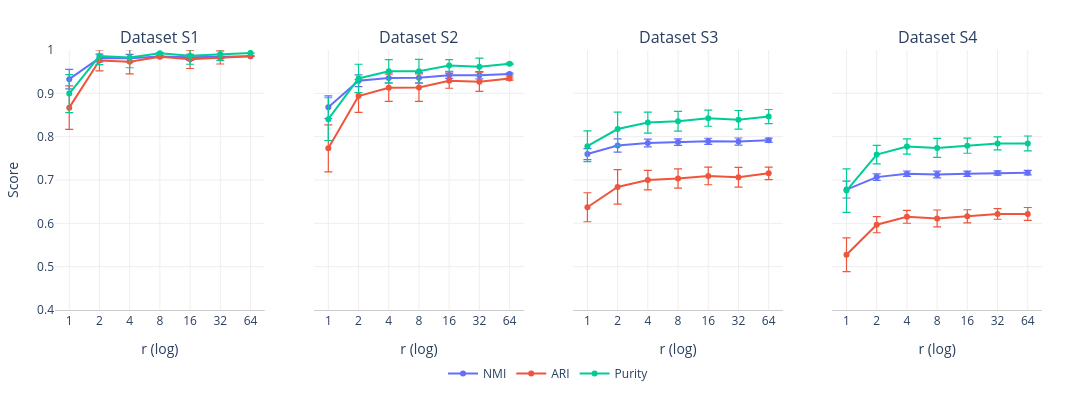

The code cell stored with this chart in its notebook:
### Code cell
import plotly.graph_objects as go
from plotly.subplots import make_subplots

# ── assume df is already loaded ───────────────────────────────────────────────
df = all_summaries.rename(columns={
    "level_0":    "dataset",
    "variable_0": "metric",
    "variable_1": "stat",
})

df_wide = df.pivot_table(
    index=["dataset", "experiment", "metric"],
    columns="stat",
    values="value"
).reset_index()

# ── constants ─────────────────────────────────────────────────────────────────
r_order   = ["r=1", "r=2", "r=4", "r=8", "r=16", "r=32", "r=64"]
r_values  = [1, 2, 4, 8, 16, 32, 64]
datasets  = ["s1", "s2", "s3", "s4"]
metrics   = ["NMI", "ARI", "Purity"]

PALETTE = {
    "NMI":    "#636EFA",
    "ARI":    "#EF553B",
    "Purity": "#00CC96",
}

# ── subplots: 1 row × 4 cols, y-axes truly shared ────────────────────────────
fig = make_subplots(
    rows=1, cols=4,
    subplot_titles=[f"Dataset {d.upper()}" for d in datasets],
    shared_yaxes=True,           # link scales, zoom, pan
)

show_legend = True

for col_idx, ds in enumerate(datasets, start=1):
    ds_df = df_wide[df_wide["dataset"] == ds]

    for metric in metrics:
        met_df = ds_df[ds_df["metric"] == metric]

        tr_df = (
            met_df[met_df["experiment"].isin(r_order)]
            .copy()
        )
        tr_df["r_val"] = tr_df["experiment"].str.replace("r=", "").astype(int)
        tr_df = tr_df.sort_values("r_val")

        fig.add_trace(
            go.Scatter(
                x=tr_df["r_val"],
                y=tr_df["mean"],
                error_y=dict(
                    type="data",
                    array=tr_df["std"].values,
                    visible=True,
                    thickness=1.2,
                    width=4,
                ),
                mode="lines+markers",
                name=metric,
                legendgroup=metric,
                showlegend=show_legend,
                line=dict(color=PALETTE[metric], width=2),
                marker=dict(size=6, color=PALETTE[metric]),
            ),
            row=1, col=col_idx,
        )

    show_legend = False   # legend entries only from first subplot

# ── x‑axes: always visible, log scale ────────────────────────────────────────
for col_idx in range(1, 5):
    fig.update_xaxes(
        type="log",
        tickvals=r_values,
        ticktext=[str(r) for r in r_values],
        title_text="r (log)",
        row=1, col=col_idx,
        showgrid=True,
        gridcolor="#EEEEEE",
        linecolor="#CCCCCC",
    )
# Grid on all axes – horizontal and vertical lines
for col_idx in range(1, 5):
    fig.update_xaxes(
        showgrid=True, gridcolor="#EEEEEE",  # vertical grid lines at x ticks
        row=1, col=col_idx,
    )
    fig.update_yaxes(
        showgrid=True, gridcolor="#EEEEEE",  # horizontal grid lines at y ticks
        row=1, col=col_idx,
    )
# ── y‑axes: shared, but only the first one shows title & tick labels ─────────
fig.update_yaxes(
    title_text="Score",         # shown on first subplot
    showticklabels=True,        # tick labels visible on first subplot
    row=1, col=1,
)

# For subsequent subplots, hide the y‑axis tick labels and title (default when
# shared_yaxes=True, but we make it explicit)
for col_idx in range(2, 5):
    fig.update_yaxes(
        showticklabels=False,   # hide numbers
        title_text=None,        # no “Score” text
        row=1, col=col_idx,
    )

# Apply the common y‑range once – all share the same axis
fig.update_yaxes(range=[0.4, 1.0], row=1, col=1)

# Style
fig.update_yaxes(
    showgrid=True,
    gridcolor="#EEEEEE",
    linecolor="#CCCCCC",
    row='all', col='all',
)

# ── layout ────────────────────────────────────────────────────────────────────
fig.update_layout(
    width=1600,
    height=400,
    plot_bgcolor="white",
    paper_bgcolor="white",
    legend=dict(
        orientation='h',
        yanchor='bottom', y=-0.30,
        xanchor='center', x=0.5,
        bgcolor='rgba(255,255,255,0.9)',
    ),
    margin=dict(t=50, b=50, l=50, r=50),
)

fig.show()

### Figure 1 — Plotly figure (JSON) as saved in the notebook; plotly's stock layout.template omitted (floating-point values rounded to 4 significant figures)
{"data": [{"error_y": {"array": [0.02239, 0.008844, 0.009126, 0.001748, 0.006976, 0.004902, 0.0007283], "thickness": 1.2, "type": "data", "visible": true, "width": 4}, "legendgroup": "NMI", "line": {"color": "#636EFA", "width": 2}, "marker": {"color": "#636EFA", "size": 6}, "mode": "lines+markers", "name": "NMI", "showlegend": true, "type": "scatter", "x": [1, 2, 4, 8, 16, 32, 64], "xaxis": "x", "y": [0.9327, 0.9814, 0.981, 0.985, 0.9832, 0.9849, 0.9857], "yaxis": "y"}, {"error_y": {"array": [0.05025, 0.02419, 0.02816, 0.002413, 0.02119, 0.01508, 0.0007814], "thickness": 1.2, "type": "data", "visible": true, "width": 4}, "legendgroup": "ARI", "line": {"color": "#EF553B", "width": 2}, "marker": {"color": "#EF553B", "size": 6}, "mode": "lines+markers", "name": "ARI", "showlegend": true, "type": "scatter", "x": [1, 2, 4, 8, 16, 32, 64], "xaxis": "x", "y": [0.8669, 0.9759, 0.9729, 0.9846, 0.9785, 0.9828, 0.9858], "yaxis": "y"}, {"error_y": {"array": [0.04385, 0.01969, 0.02384, 0.001184, 0.01963, 0.01448, 0.0003743], "thickness": 1.2, "type": "data", "visible": true, "width": 4}, "legendgroup": "Purity", "line": {"color": "#00CC96", "width": 2}, "marker": {"color": "#00CC96", "size": 6}, "mode": "lines+markers", "name": "Purity", "showlegend": true, "type": "scatter", "x": [1, 2, 4, 8, 16, 32, 64], "xaxis": "x", "y": [0.8994, 0.986, 0.9829, 0.9928, 0.9868, 0.9903, 0.9933], "yaxis": "y"}, {"error_y": {"array": [0.02603, 0.01362, 0.01181, 0.01198, 0.007466, 0.008401, 0.002048], "thickness": 1.2, "type": "data", "visible": true, "width": 4}, "legendgroup": "NMI", "line": {"color": "#636EFA", "width": 2}, "marker": {"color": "#636EFA", "size": 6}, "mode": "lines+markers", "name": "NMI", "showlegend": false, "type": "scatter", "x": [1, 2, 4, 8, 16, 32, 64], "xaxis": "x2", "y": [0.8679, 0.929, 0.9357, 0.936, 0.9419, 0.9417, 0.9444], "yaxis": "y2"}, {"error_y": {"array": [0.05434, 0.03774, 0.03147, 0.03175, 0.01729, 0.02222, 0.00348], "thickness": 1.2, "type": "data", "visible": true, "width": 4}, "legendgroup": "ARI", "line": {"color": "#EF553B", "width": 2}, "marker": {"color": "#EF553B", "size": 6}, "mode": "lines+markers", "name": "ARI", "showlegend": false, "type": "scatter", "x": [1, 2, 4, 8, 16, 32, 64], "xaxis": "x2", "y": [0.773, 0.8938, 0.9128, 0.9133, 0.929, 0.9269, 0.9342], "yaxis": "y2"}, {"error_y": {"array": [0.04934, 0.03271, 0.0269, 0.0276, 0.01342, 0.01989, 0.001895], "thickness": 1.2, "type": "data", "visible": true, "width": 4}, "legendgroup": "Purity", "line": {"color": "#00CC96", "width": 2}, "marker": {"color": "#00CC96", "size": 6}, "mode": "lines+markers", "name": "Purity", "showlegend": false, "type": "scatter", "x": [1, 2, 4, 8, 16, 32, 64], "xaxis": "x2", "y": [0.8405, 0.9344, 0.951, 0.9509, 0.9643, 0.9616, 0.968], "yaxis": "y2"}, {"error_y": {"array": [0.0128, 0.01537, 0.008815, 0.007537, 0.007113, 0.008153, 0.00486], "thickness": 1.2, "type": "data", "visible": true, "width": 4}, "legendgroup": "NMI", "line": {"color": "#636EFA", "width": 2}, "marker": {"color": "#636EFA", "size": 6}, "mode": "lines+markers", "name": "NMI", "showlegend": false, "type": "scatter", "x": [1, 2, 4, 8, 16, 32, 64], "xaxis": "x3", "y": [0.7598, 0.7796, 0.7853, 0.7874, 0.7893, 0.7888, 0.7916], "yaxis": "y3"}, {"error_y": {"array": [0.03349, 0.03983, 0.02243, 0.02214, 0.02027, 0.02286, 0.01447], "thickness": 1.2, "type": "data", "visible": true, "width": 4}, "legendgroup": "ARI", "line": {"color": "#EF553B", "width": 2}, "marker": {"color": "#EF553B", "size": 6}, "mode": "lines+markers", "name": "ARI", "showlegend": false, "type": "scatter", "x": [1, 2, 4, 8, 16, 32, 64], "xaxis": "x3", "y": [0.6371, 0.6841, 0.6998, 0.7035, 0.7093, 0.7065, 0.7153], "yaxis": "y3"}, {"error_y": {"array": [0.03552, 0.03897, 0.02416, 0.0228, 0.01869, 0.0215, 0.01623], "thickness": 1.2, "type": "data", "visible": true, "width": 4}, "legendgroup": "Purity", "line": {"color": "#00CC96", "width": 2}, "marker": {"color": "#00CC96", "size": 6}, "mode": "lines+markers", "name": "Purity", "showlegend": false, "type": "scatter", "x": [1, 2, 4, 8, 16, 32, 64], "xaxis": "x3", "y": [0.7779, 0.8176, 0.8325, 0.8355, 0.8427, 0.8389, 0.8465], "yaxis": "y3"}, {"error_y": {"array": [0.01933, 0.00761, 0.006204, 0.00782, 0.006098, 0.004903, 0.005081], "thickness": 1.2, "type": "data", "visible": true, "width": 4}, "legendgroup": "NMI", "line": {"color": "#636EFA", "width": 2}, "marker": {"color": "#636EFA", "size": 6}, "mode": "lines+markers", "name": "NMI", "showlegend": false, "type": "scatter", "x": [1, 2, 4, 8, 16, 32, 64], "xaxis": "x4", "y": [0.6778, 0.7067, 0.7146, 0.7128, 0.7143, 0.716, 0.717], "yaxis": "y4"}, {"error_y": {"array": [0.03896, 0.0186, 0.01477, 0.01949, 0.0151, 0.01226, 0.01477], "thickness": 1.2, "type": "data", "visible": true, "width": 4}, "legendgroup": "ARI", "line": {"color": "#EF553B", "width": 2}, "marker": {"color": "#EF553B", "size": 6}, "mode": "lines+markers", "name": "ARI", "showlegend": false, "type": "scatter", "x": [1, 2, 4, 8, 16, 32, 64], "xaxis": "x4", "y": [0.5276, 0.5969, 0.6149, 0.6113, 0.6163, 0.6217, 0.6217], "yaxis": "y4"}, {"error_y": {"array": [0.05034, 0.02133, 0.01745, 0.02177, 0.01746, 0.01509, 0.0172], "thickness": 1.2, "type": "data", "visible": true, "width": 4}, "legendgroup": "Purity", "line": {"color": "#00CC96", "width": 2}, "marker": {"color": "#00CC96", "size": 6}, "mode": "lines+markers", "name": "Purity", "showlegend": false, "type": "scatter", "x": [1, 2, 4, 8, 16, 32, 64], "xaxis": "x4", "y": [0.6755, 0.7587, 0.7772, 0.7741, 0.7792, 0.7844, 0.7843], "yaxis": "y4"}], "layout": {"annotations": [{"font": {"size": 16}, "showarrow": false, "text": "Dataset S1", "x": 0.1062, "xanchor": "center", "xref": "paper", "y": 1, "yanchor": "bottom", "yref": "paper"}, {"font": {"size": 16}, "showarrow": false, "text": "Dataset S2", "x": 0.3688, "xanchor": "center", "xref": "paper", "y": 1, "yanchor": "bottom", "yref": "paper"}, {"font": {"size": 16}, "showarrow": false, "text": "Dataset S3", "x": 0.6313, "xanchor": "center", "xref": "paper", "y": 1, "yanchor": "bottom", "yref": "paper"}, {"font": {"size": 16}, "showarrow": false, "text": "Dataset S4", "x": 0.8938, "xanchor": "center", "xref": "paper", "y": 1, "yanchor": "bottom", "yref": "paper"}], "height": 400, "legend": {"bgcolor": "rgba(255,255,255,0.9)", "orientation": "h", "x": 0.5, "xanchor": "center", "y": -0.3, "yanchor": "bottom"}, "margin": {"b": 50, "l": 50, "r": 50, "t": 50}, "paper_bgcolor": "white", "plot_bgcolor": "white", "width": 1600, "xaxis": {"anchor": "y", "domain": [0, 0.2125], "gridcolor": "#EEEEEE", "linecolor": "#CCCCCC", "showgrid": true, "ticktext": ["1", "2", "4", "8", "16", "32", "64"], "tickvals": [1, 2, 4, 8, 16, 32, 64], "title": {"text": "r (log)"}, "type": "log"}, "xaxis2": {"anchor": "y2", "domain": [0.2625, 0.475], "gridcolor": "#EEEEEE", "linecolor": "#CCCCCC", "showgrid": true, "ticktext": ["1", "2", "4", "8", "16", "32", "64"], "tickvals": [1, 2, 4, 8, 16, 32, 64], "title": {"text": "r (log)"}, "type": "log"}, "xaxis3": {"anchor": "y3", "domain": [0.525, 0.7375], "gridcolor": "#EEEEEE", "linecolor": "#CCCCCC", "showgrid": true, "ticktext": ["1", "2", "4", "8", "16", "32", "64"], "tickvals": [1, 2, 4, 8, 16, 32, 64], "title": {"text": "r (log)"}, "type": "log"}, "xaxis4": {"anchor": "y4", "domain": [0.7875, 1], "gridcolor": "#EEEEEE", "linecolor": "#CCCCCC", "showgrid": true, "ticktext": ["1", "2", "4", "8", "16", "32", "64"], "tickvals": [1, 2, 4, 8, 16, 32, 64], "title": {"text": "r (log)"}, "type": "log"}, "yaxis": {"anchor": "x", "domain": [0, 1], "gridcolor": "#EEEEEE", "range": [0.4, 1], "showgrid": true, "showticklabels": true, "title": {"text": "Score"}}, "yaxis2": {"anchor": "x2", "domain": [0, 1], "gridcolor": "#EEEEEE", "matches": "y", "showgrid": true, "showticklabels": false}, "yaxis3": {"anchor": "x3", "domain": [0, 1], "gridcolor": "#EEEEEE", "matches": "y", "showgrid": true, "showticklabels": false}, "yaxis4": {"anchor": "x4", "domain": [0, 1], "gridcolor": "#EEEEEE", "matches": "y", "showgrid": true, "showticklabels": false}}}
